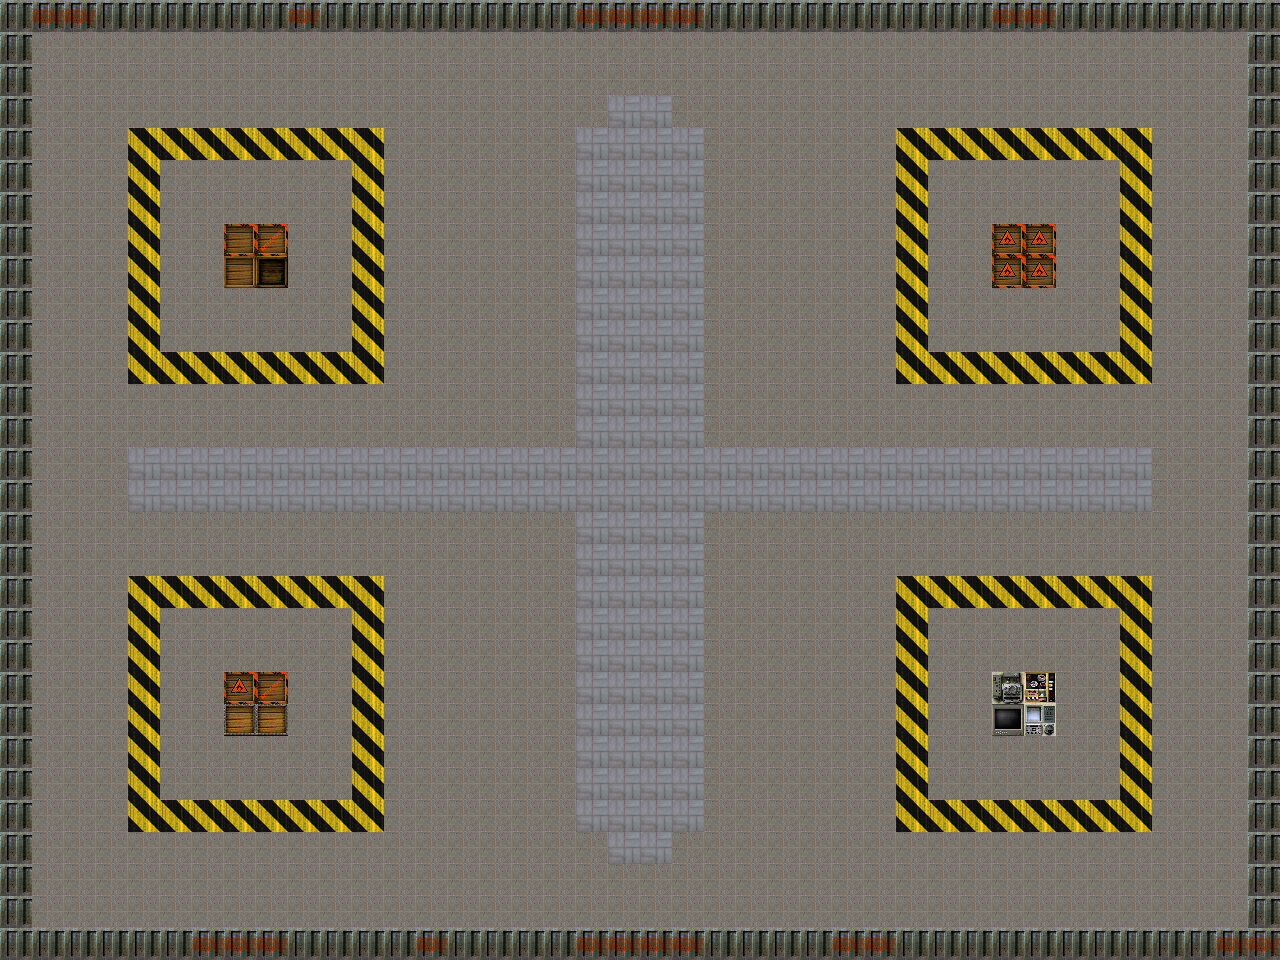

A 2D game scene composited from a Tiled map and its tileset images. What follows is a short description and the map's XML, with every tile layer's data as written:
An orthogonal 40x30 tile map with 32x32 px tiles, 2 tile layers (Tilelaag 1, Tilelaag 2).

<map version="1.0" tiledversion="1.0.3" orientation="orthogonal" renderorder="right-down" width="40" height="30" tilewidth="32" tileheight="32" backgroundcolor="#000000" nextobjectid="1">
 <tileset firstgid="1" source="halflife.tsx" />
 <layer name="Tilelaag 1" width="40" height="30">
  <data encoding="csv">
17,17,17,17,17,17,17,17,17,17,17,17,17,17,17,17,17,17,17,17,17,17,17,17,17,17,17,17,17,17,17,17,17,17,17,17,17,17,17,17,
17,17,17,17,17,17,17,17,17,17,17,17,17,17,17,17,17,17,17,17,17,17,17,17,17,17,17,17,17,17,17,17,17,17,17,17,17,17,17,17,
17,17,17,17,17,17,17,17,17,17,17,17,17,17,17,17,17,17,17,17,17,17,17,17,17,17,17,17,17,17,17,17,17,17,17,17,17,17,17,17,
17,17,17,17,17,17,17,17,17,17,17,17,17,17,17,17,17,17,17,18,18,17,17,17,17,17,17,17,17,17,17,17,17,17,17,17,17,17,17,17,
17,17,17,17,166,166,166,166,166,166,166,166,17,17,17,17,17,17,18,18,18,18,17,17,17,17,17,17,166,166,166,166,166,166,166,166,17,17,17,17,
17,17,17,17,166,17,17,17,17,17,17,166,17,17,17,17,17,17,18,18,18,18,17,17,17,17,17,17,166,17,17,17,17,17,17,166,17,17,17,17,
17,17,17,17,166,17,17,17,17,17,17,166,17,17,17,17,17,17,18,18,18,18,17,17,17,17,17,17,166,17,17,17,17,17,17,166,17,17,17,17,
17,17,17,17,166,17,17,17,17,17,17,166,17,17,17,17,17,17,18,18,18,18,17,17,17,17,17,17,166,17,17,17,17,17,17,166,17,17,17,17,
17,17,17,17,166,17,17,17,17,17,17,166,17,17,17,17,17,17,18,18,18,18,17,17,17,17,17,17,166,17,17,17,17,17,17,166,17,17,17,17,
17,17,17,17,166,17,17,17,17,17,17,166,17,17,17,17,17,17,18,18,18,18,17,17,17,17,17,17,166,17,17,17,17,17,17,166,17,17,17,17,
17,17,17,17,166,17,17,17,17,17,17,166,17,17,17,17,17,17,18,18,18,18,17,17,17,17,17,17,166,17,17,17,17,17,17,166,17,17,17,17,
17,17,17,17,166,166,166,166,166,166,166,166,17,17,17,17,17,17,18,18,18,18,17,17,17,17,17,17,166,166,166,166,166,166,166,166,17,17,17,17,
17,17,17,17,17,17,17,17,17,17,17,17,17,17,17,17,17,17,18,18,18,18,17,17,17,17,17,17,17,17,17,17,17,17,17,17,17,17,17,17,
17,17,17,17,17,17,17,17,17,17,17,17,17,17,17,17,17,17,18,18,18,18,17,17,17,17,17,17,17,17,17,17,17,17,17,17,17,17,17,17,
17,17,17,17,18,18,18,18,18,18,18,18,18,18,18,18,18,18,18,18,18,18,18,18,18,18,18,18,18,18,18,18,18,18,18,18,17,17,17,17,
17,17,17,17,18,18,18,18,18,18,18,18,18,18,18,18,18,18,18,18,18,18,18,18,18,18,18,18,18,18,18,18,18,18,18,18,17,17,17,17,
17,17,17,17,17,17,17,17,17,17,17,17,17,17,17,17,17,17,18,18,18,18,17,17,17,17,17,17,17,17,17,17,17,17,17,17,17,17,17,17,
17,17,17,17,17,17,17,17,17,17,17,17,17,17,17,17,17,17,18,18,18,18,17,17,17,17,17,17,17,17,17,17,17,17,17,17,17,17,17,17,
17,17,17,17,166,166,166,166,166,166,166,166,17,17,17,17,17,17,18,18,18,18,17,17,17,17,17,17,166,166,166,166,166,166,166,166,17,17,17,17,
17,17,17,17,166,17,17,17,17,17,17,166,17,17,17,17,17,17,18,18,18,18,17,17,17,17,17,17,166,17,17,17,17,17,17,166,17,17,17,17,
17,17,17,17,166,17,17,17,17,17,17,166,17,17,17,17,17,17,18,18,18,18,17,17,17,17,17,17,166,17,17,17,17,17,17,166,17,17,17,17,
17,17,17,17,166,17,17,17,17,17,17,166,17,17,17,17,17,17,18,18,18,18,17,17,17,17,17,17,166,17,17,17,17,17,17,166,17,17,17,17,
17,17,17,17,166,17,17,17,17,17,17,166,17,17,17,17,17,17,18,18,18,18,17,17,17,17,17,17,166,17,17,17,17,17,17,166,17,17,17,17,
17,17,17,17,166,17,17,17,17,17,17,166,17,17,17,17,17,17,18,18,18,18,17,17,17,17,17,17,166,17,17,17,17,17,17,166,17,17,17,17,
17,17,17,17,166,17,17,17,17,17,17,166,17,17,17,17,17,17,18,18,18,18,17,17,17,17,17,17,166,17,17,17,17,17,17,166,17,17,17,17,
17,17,17,17,166,166,166,166,166,166,166,166,17,17,17,17,17,17,18,18,18,18,17,17,17,17,17,17,166,166,166,166,166,166,166,166,17,17,17,17,
17,17,17,17,17,17,17,17,17,17,17,17,17,17,17,17,17,17,17,18,18,17,17,17,17,17,17,17,17,17,17,17,17,17,17,17,17,17,17,17,
17,17,17,17,17,17,17,17,17,17,17,17,17,17,17,17,17,17,17,17,17,17,17,17,17,17,17,17,17,17,17,17,17,17,17,17,17,17,17,17,
17,17,17,17,17,17,17,17,17,17,17,17,17,17,17,17,17,17,17,17,17,17,17,17,17,17,17,17,17,17,17,17,17,17,17,17,17,17,17,17,
17,17,17,17,17,17,17,17,17,17,17,17,17,17,17,17,17,17,17,17,17,17,17,17,17,17,17,17,17,17,17,17,17,17,17,17,17,17,17,17
</data>
 </layer>
 <layer name="Tilelaag 2" width="40" height="30">
  <data encoding="csv">
41,42,42,41,41,41,41,41,41,42,41,41,41,41,41,41,41,41,42,42,42,42,41,41,41,41,41,41,41,41,41,42,42,41,41,41,41,41,41,41,
41,0,0,0,0,0,0,0,0,0,0,0,0,0,0,0,0,0,0,0,0,0,0,0,0,0,0,0,0,0,0,0,0,0,0,0,0,0,0,41,
41,0,0,0,0,0,0,0,0,0,0,0,0,0,0,0,0,0,0,0,0,0,0,0,0,0,0,0,0,0,0,0,0,0,0,0,0,0,0,41,
41,0,0,0,0,0,0,0,0,0,0,0,0,0,0,0,0,0,0,0,0,0,0,0,0,0,0,0,0,0,0,0,0,0,0,0,0,0,0,41,
41,0,0,0,0,0,0,0,0,0,0,0,0,0,0,0,0,0,0,0,0,0,0,0,0,0,0,0,0,0,0,0,0,0,0,0,0,0,0,41,
41,0,0,0,0,0,0,0,0,0,0,0,0,0,0,0,0,0,0,0,0,0,0,0,0,0,0,0,0,0,0,0,0,0,0,0,0,0,0,41,
41,0,0,0,0,0,0,0,0,0,0,0,0,0,0,0,0,0,0,0,0,0,0,0,0,0,0,0,0,0,0,0,0,0,0,0,0,0,0,41,
41,0,0,0,0,0,0,189,190,0,0,0,0,0,0,0,0,0,0,0,0,0,0,0,0,0,0,0,0,0,0,188,188,0,0,0,0,0,0,41,
41,0,0,0,0,0,0,186,187,0,0,0,0,0,0,0,0,0,0,0,0,0,0,0,0,0,0,0,0,0,0,188,188,0,0,0,0,0,0,41,
41,0,0,0,0,0,0,0,0,0,0,0,0,0,0,0,0,0,0,0,0,0,0,0,0,0,0,0,0,0,0,0,0,0,0,0,0,0,0,41,
41,0,0,0,0,0,0,0,0,0,0,0,0,0,0,0,0,0,0,0,0,0,0,0,0,0,0,0,0,0,0,0,0,0,0,0,0,0,0,41,
41,0,0,0,0,0,0,0,0,0,0,0,0,0,0,0,0,0,0,0,0,0,0,0,0,0,0,0,0,0,0,0,0,0,0,0,0,0,0,41,
41,0,0,0,0,0,0,0,0,0,0,0,0,0,0,0,0,0,0,0,0,0,0,0,0,0,0,0,0,0,0,0,0,0,0,0,0,0,0,41,
41,0,0,0,0,0,0,0,0,0,0,0,0,0,0,0,0,0,0,0,0,0,0,0,0,0,0,0,0,0,0,0,0,0,0,0,0,0,0,41,
41,0,0,0,0,0,0,0,0,0,0,0,0,0,0,0,0,0,0,0,0,0,0,0,0,0,0,0,0,0,0,0,0,0,0,0,0,0,0,41,
41,0,0,0,0,0,0,0,0,0,0,0,0,0,0,0,0,0,0,0,0,0,0,0,0,0,0,0,0,0,0,0,0,0,0,0,0,0,0,41,
41,0,0,0,0,0,0,0,0,0,0,0,0,0,0,0,0,0,0,0,0,0,0,0,0,0,0,0,0,0,0,0,0,0,0,0,0,0,0,41,
41,0,0,0,0,0,0,0,0,0,0,0,0,0,0,0,0,0,0,0,0,0,0,0,0,0,0,0,0,0,0,0,0,0,0,0,0,0,0,41,
41,0,0,0,0,0,0,0,0,0,0,0,0,0,0,0,0,0,0,0,0,0,0,0,0,0,0,0,0,0,0,0,0,0,0,0,0,0,0,41,
41,0,0,0,0,0,0,0,0,0,0,0,0,0,0,0,0,0,0,0,0,0,0,0,0,0,0,0,0,0,0,0,0,0,0,0,0,0,0,41,
41,0,0,0,0,0,0,0,0,0,0,0,0,0,0,0,0,0,0,0,0,0,0,0,0,0,0,0,0,0,0,0,0,0,0,0,0,0,0,41,
41,0,0,0,0,0,0,188,190,0,0,0,0,0,0,0,0,0,0,0,0,0,0,0,0,0,0,0,0,0,0,217,224,0,0,0,0,0,0,41,
41,0,0,0,0,0,0,181,181,0,0,0,0,0,0,0,0,0,0,0,0,0,0,0,0,0,0,0,0,0,0,226,218,0,0,0,0,0,0,41,
41,0,0,0,0,0,0,0,0,0,0,0,0,0,0,0,0,0,0,0,0,0,0,0,0,0,0,0,0,0,0,0,0,0,0,0,0,0,0,41,
41,0,0,0,0,0,0,0,0,0,0,0,0,0,0,0,0,0,0,0,0,0,0,0,0,0,0,0,0,0,0,0,0,0,0,0,0,0,0,41,
41,0,0,0,0,0,0,0,0,0,0,0,0,0,0,0,0,0,0,0,0,0,0,0,0,0,0,0,0,0,0,0,0,0,0,0,0,0,0,41,
41,0,0,0,0,0,0,0,0,0,0,0,0,0,0,0,0,0,0,0,0,0,0,0,0,0,0,0,0,0,0,0,0,0,0,0,0,0,0,41,
41,0,0,0,0,0,0,0,0,0,0,0,0,0,0,0,0,0,0,0,0,0,0,0,0,0,0,0,0,0,0,0,0,0,0,0,0,0,0,41,
41,0,0,0,0,0,0,0,0,0,0,0,0,0,0,0,0,0,0,0,0,0,0,0,0,0,0,0,0,0,0,0,0,0,0,0,0,0,0,41,
41,41,41,41,41,41,42,42,42,41,41,41,41,42,41,41,41,41,42,42,42,42,41,41,41,41,42,42,41,41,41,41,41,41,41,41,41,41,42,42
</data>
 </layer>
</map>